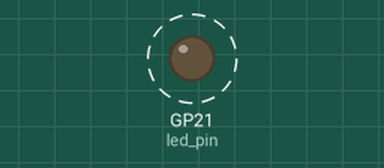
This program was run on a simulated Raspberry Pi Pico running MicroPython. Shown: output pins drawn as LEDs (lit = HIGH). Dashed ring = blinking. What the program prints to the serial console is not drawn.

Above: at 0.5 s.
Timing chart, 0 to 4.6 s (numbered marks = the images above):
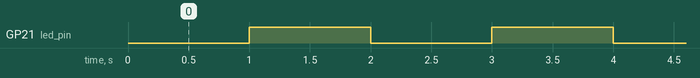

Measured:
- by itself, GP21 (led_pin): alternates HIGH for 1.0 s and LOW for 1.0 s

The program:

led_toggle_on_timer.py
```python
from machine import Pin, Timer
from time import ticks_ms

# Initialize the LED pin
led_pin = Pin(21, Pin.OUT)

# Create a timer instance
timer = Timer()

# Define the timer callback function
def toggle_led(timer):
    led_pin.toggle()
    print(ticks_ms())

# Configure the timer to call toggle_led function every 500 milliseconds
timer.init(freq=1, mode=Timer.PERIODIC, callback=toggle_led)

# Main loop (empty in this case)
try:
    while True:
        pass

except KeyboardInterrupt:
    print("Keyboard interrupt")

finally:
    timer.deinit()  # Deinitialize the timer
    led_pin.value(0)  # Turn off the LED
    print("Cleaned up and turned off the LED.")
```
